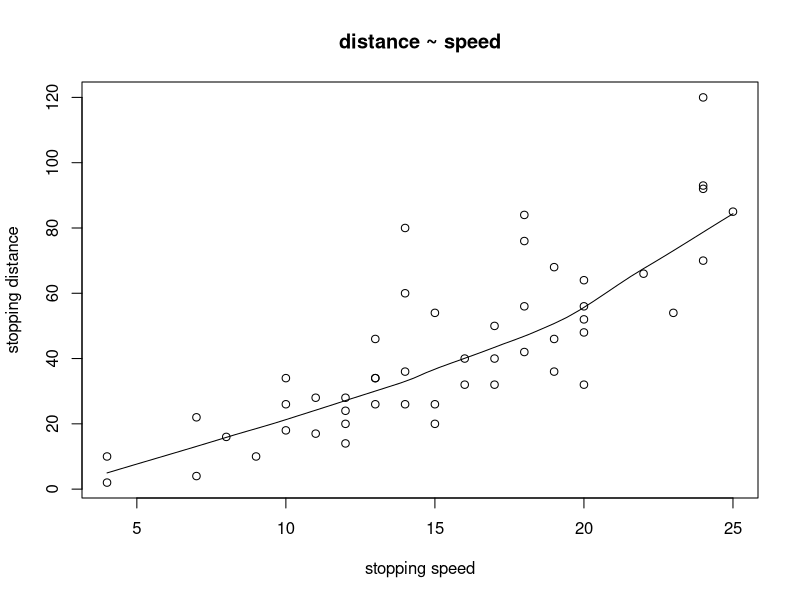
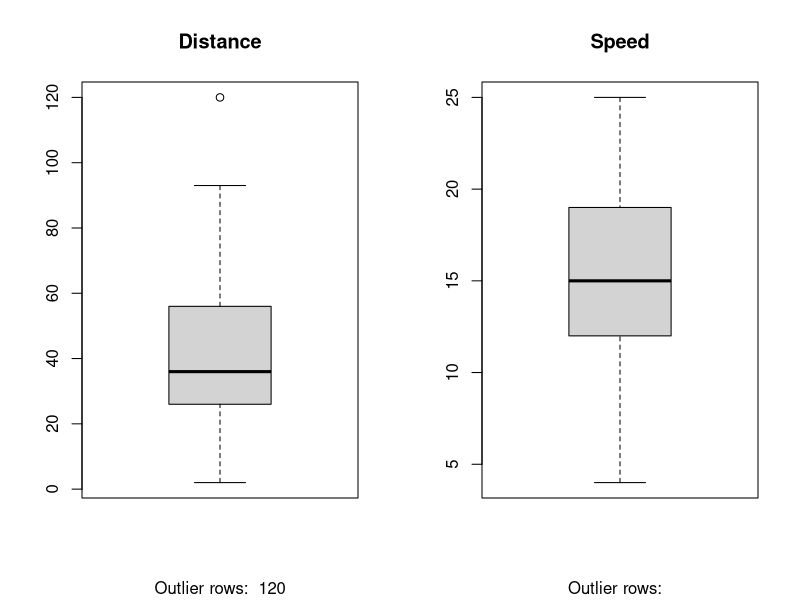
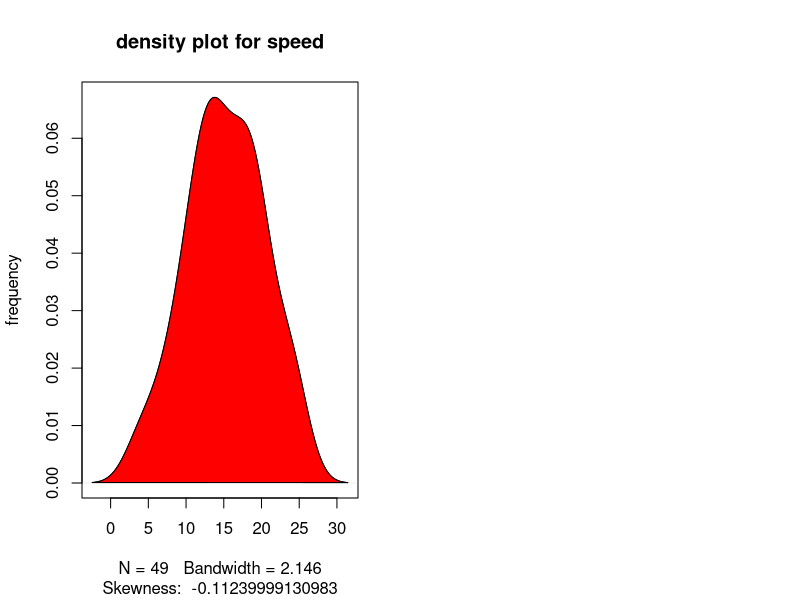
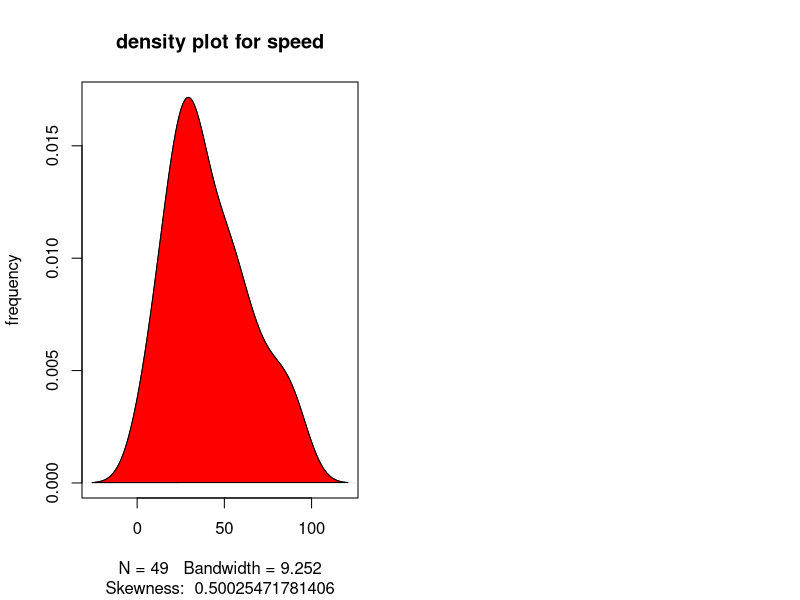

These figures' R source, in order:
str(mtcars)
str(cars)

#distance = dependent
#speed = independent

scatter.smooth(x = cars$speed, y = cars$dist 
               , main = "distance ~ speed"
               ,xlab = "stopping speed"
               ,ylab = "stopping distance")


# seems to be a positive correlation between speed and stopping distance

cor(cars$dist , cars$speed)


#check for outliers
#genarally  any data that is outside the 1.5x interquartile range then it is outlier

opar <- par(no.readonly = TRUE)
par(mfrow = c(1,2))

attach(cars)
boxplot(dist
        , main = "Distance"
        , sub = paste("Outlier rows: "
                      , boxplot.stats(dist)$out))

boxplot(speed, main = "Speed", sub = paste("Outlier rows: ", boxplot.stats(speed)$out))

par(opar)


# seems there is an outlier where distance is 120
nrow(cars)


# remove the outlier row

cars <- subset(cars,cars$dist != 120)


# check for normality and skewness
install.packages("e1071")
library(e1071)
par(mfrow = c(1,2))

#density plot for speed
attach(cars)
plot(density(speed),main = "density plot for speed"
     ,ylab = "frequency"
     ,sub = paste("Skewness: ",(e1071::skewness(speed))))


# skewness <-1 or >1 then highly skewed
#-1 to -0.5 and 0.5 to 1 = moderately skewed
# -0.5 to 0.5 the approx symmetric


polygon(density(speed),col = "red")




library(e1071)
par(mfrow = c(1,2))

#density plot for speed
attach(cars)
plot(density(dist),main = "density plot for speed"
     ,ylab = "frequency"
     ,sub = paste("Skewness: ",(e1071::skewness(dist))))


# skewness <-1 or >1 then highly skewed
#-1 to -0.5 and 0.5 to 1 = moderately skewed
# -0.5 to 0.5 the approx symmetric


polygon(density(dist),col = "red")

